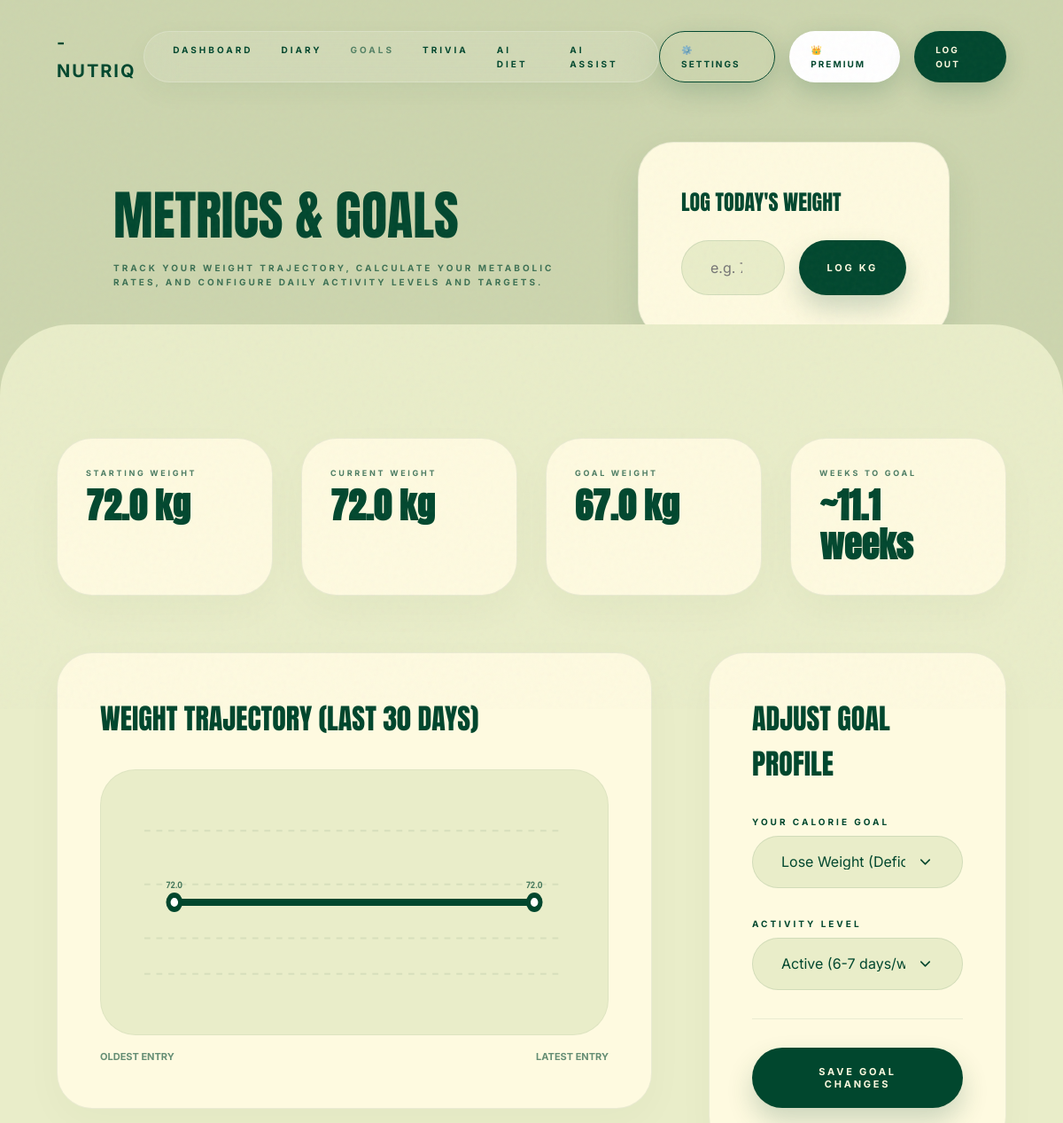
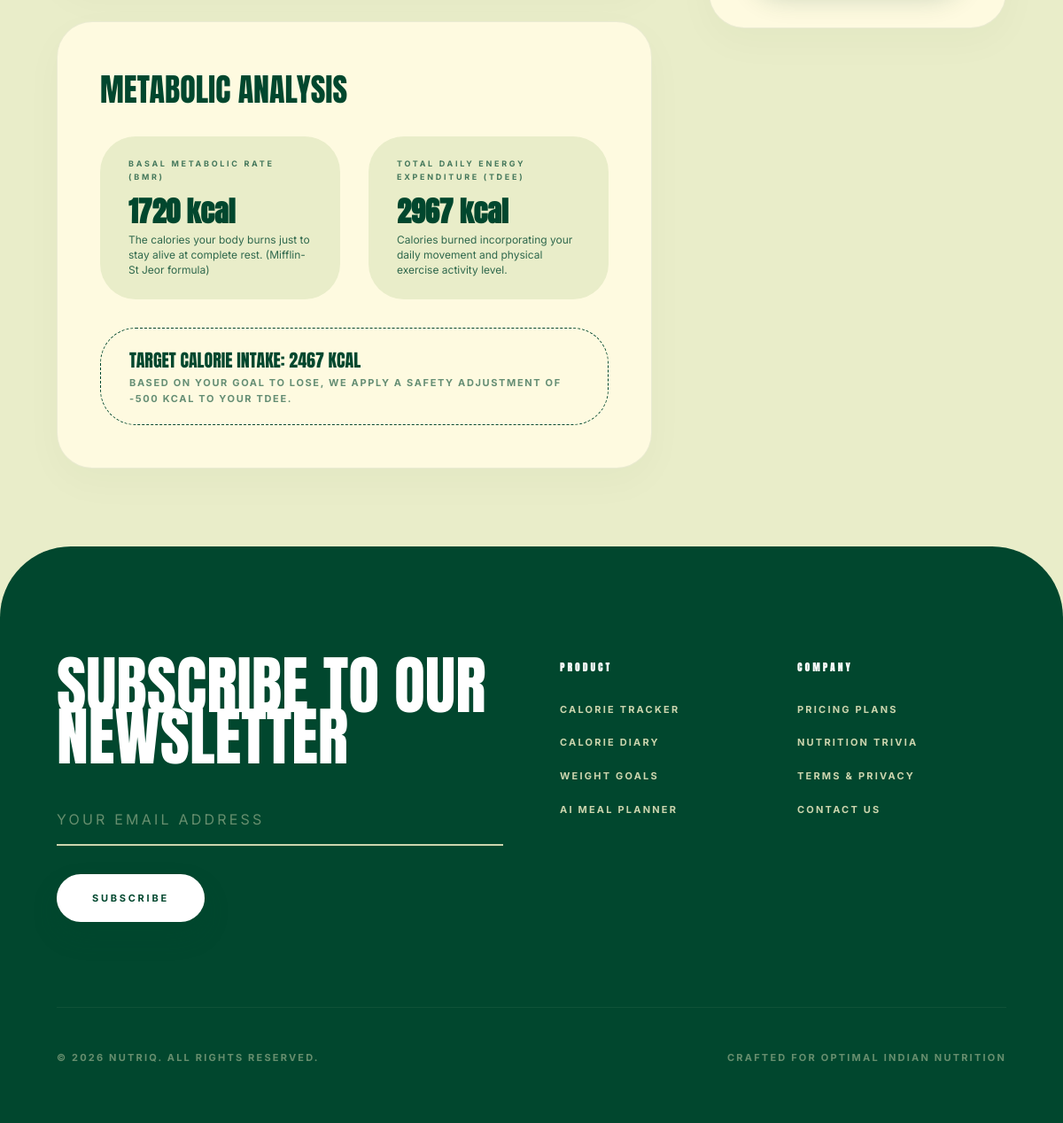
Screenshot of /goals/ (signed in) with the database file from the repository (2 pictures, top to bottom).
### app/models/user.py (models this page shows, shortened)
class User(UserMixin, db.Model):
    __tablename__ = 'users'
    id = db.Column(db.Integer, primary_key=True)
    name = db.Column(db.String(100), nullable=False)
    email = db.Column(db.String(120), unique=True, nullable=False, index=True)
    password_hash = db.Column(db.String(200), nullable=False)
    age = db.Column(db.Integer, nullable=False)
    gender = db.Column(db.String(10), nullable=False) # male/female/other
    height_cm = db.Column(db.Float, nullable=False)
    weight_kg = db.Column(db.Float, nullable=False)
    activity_level = db.Column(db.String(20), nullable=False) # sedentary/light/moderate/active
    goal = db.Column(db.String(20), nullable=False) # lose/maintain/gain
    dietary_pref = db.Column(db.String(20), nullable=False) # veg/nonveg/vegan/jain
    is_premium = db.Column(db.Boolean, default=False)
    reminder_time = db.Column(db.String(5), default="08:00") # Time formatted as HH:MM
    email_reminders = db.Column(db.Boolean, default=True) # Toggle reminders on/off
    created_at = db.Column(db.DateTime, default=datetime.utcnow)
    food_logs = db.relationship('FoodLog', backref='user', lazy=True, cascade="all, delete-orphan")
    diet_plans = db.relationship('DietPlan', backref='user', lazy=True, cascade="all, delete-orphan")
    subscriptions = db.relationship('Subscription', backref='user', lazy=True, cascade="all, delete-orphan")
    weight_logs = db.relationship('WeightLog', backref='user', lazy=True, cascade="all, delete-orphan")
    def calculate_bmr(self):
        if self.gender.lower() == 'male':
            s = 5
        elif self.gender.lower() == 'female':
            s = -161
        else:
            s = -78
        return (10 * self.weight_kg) + (6.25 * self.height_cm) - (5 * self.age) + s
    def calculate_tdee(self):
        bmr = self.calculate_bmr()
        multipliers = {
            'sedentary': 1.2,
            'light': 1.375,
            'moderate': 1.55,
            'active': 1.725
        }
        multiplier = multipliers.get(self.activity_level.lower(), 1.2)
        return bmr * multiplier
    def daily_calorie_target(self):
        tdee = self.calculate_tdee()
        if self.goal.lower() == 'lose':
            target = tdee - 500
        elif self.goal.lower() == 'gain':
            target = tdee + 500
        else:
            target = tdee
        return max(1200, int(round(target)))

### app/routes/goals.py (the view)
@goals_bp.route('/', methods=['GET'])
@login_required
def index():
    w_logs = WeightLog.query.filter_by(user_id=current_user.id).order_by(WeightLog.logged_at.desc()).limit(30).all()
    w_logs.reverse() # Sort chronologically
    current_weight = current_user.weight_kg
    starting_weight = current_user.weight_kg
    if w_logs:
        starting_weight = w_logs[0].weight_kg
        current_weight = w_logs[-1].weight_kg
    pass
    svg_points = ""
    svg_dots = []
    if len(w_logs) > 1:
        min_w = min(l.weight_kg for l in w_logs) - 1
        max_w = max(l.weight_kg for l in w_logs) + 1
        w_range = max_w - min_w
        num_logs = len(w_logs)
        points_list = []
        for idx, log in enumerate(w_logs):
            x = 30 + (idx * (240 / (num_logs - 1)))
            y = 80 - ((log.weight_kg - min_w) / w_range) * 60
            points_list.append(f"{x},{y}")
            svg_dots.append({
                "x": x,
                "y": y,
                "val": round(log.weight_kg, 1),
                "date": log.logged_at.strftime("%d %b")
            })
        svg_points = " ".join(points_list)
    else:
        baseline_weight = w_logs[0].weight_kg if w_logs else current_user.weight_kg
        svg_points = "30,50 270,50"
        svg_dots = [
            {"x": 30, "y": 50, "val": round(baseline_weight, 1), "date": "Start"},
            {"x": 270, "y": 50, "val": round(baseline_weight, 1), "date": "Today"}
        ]
    bmr = current_user.calculate_bmr()
    tdee = current_user.calculate_tdee()
    target_calories = current_user.daily_calorie_target()
    goal_weight = request.args.get('goal_weight')
    if goal_weight:
        try:
            goal_weight = float(goal_weight)
        except:
            goal_weight = None
    if not goal_weight:
        if current_user.goal == 'lose':
            goal_weight = current_user.weight_kg - 5
        elif current_user.goal == 'gain':
            goal_weight = current_user.weight_kg + 5
        else:
            goal_weight = current_user.weight_kg
    weeks_to_goal = 0
    if current_user.goal != 'maintain' and goal_weight != current_weight:
        weight_diff = abs(current_weight - goal_weight)
        weeks_to_goal = round(weight_diff / 0.45, 1)
    return render_template(
        'goals/index.html',
        current_weight=round(current_weight, 1),
        starting_weight=round(starting_weight, 1),
        goal_weight=round(goal_weight, 1),
        weeks_to_goal=weeks_to_goal,
        bmr=int(bmr),
        tdee=int(tdee),
        target_calories=target_calories,
        svg_points=svg_points,
        svg_dots=svg_dots,
        w_logs=w_logs
    )

### app/templates/goals/index.html (shortened to what this page needs)
{% extends 'base.html' %}
{% block content %}
<div class="hero flex-center" style="background-color: var(--color-sage); min-height: 45vh; height: auto; padding-top: 10rem; padding-bottom: 4rem;">
    <div class="container" style="padding: 0 4rem; display: grid; grid-template-columns: 3fr 2fr; gap: 4rem; align-items: center;">
        <div>
            <h1 style="font-size: 5vw; line-height: 0.9; margin-bottom: 1.5rem;">METRICS & GOALS</h1>
            <p class="label-uppercase" style="opacity: 0.7; max-width: 500px; margin-bottom: 0;">
                Track your weight trajectory, calculate your metabolic rates, and configure daily activity levels and targets.
            </p>
        </div>
        <div class="db-panel" style="margin-bottom: 0; box-shadow: 0 20px 40px rgba(1, 71, 46, 0.1);">
            <h3 style="font-size: 1.5rem; margin-bottom: 1.5rem;">LOG TODAY'S WEIGHT</h3>
            <form action="{{ url_for('goals.log_weight') }}" method="POST">
                <div class="form-group" style="display: flex; gap: 1rem; margin-bottom: 0;">
                    <input type="number" step="0.1" name="weight_kg" class="form-input" placeholder="e.g. 72.5" style="border-radius: 5rem;" min="10" max="500" required>
                    <button type="submit" class="btn-premium" style="padding: 1rem 2rem; white-space: nowrap;">LOG kg</button>
                </div>
            </form>
        </div>
    </div>
</div>
<div class="section-wrapper section-olive">
    <div class="container">
        <div style="display: grid; grid-template-columns: repeat(4, 1fr); gap: 2rem; margin-bottom: 4rem;">
            <div class="db-panel" style="margin-bottom: 0; padding: 2rem;">
                <span class="label-uppercase" style="font-size: 9px; opacity: 0.7;">Starting Weight</span>
                <strong style="font-size: 2.5rem; font-family: var(--font-display); line-height: 1;">{{ starting_weight }} kg</strong>
            </div>
            <div class="db-panel" style="margin-bottom: 0; padding: 2rem;">
                <span class="label-uppercase" style="font-size: 9px; opacity: 0.7;">Current Weight</span>
                <strong style="font-size: 2.5rem; font-family: var(--font-display); line-height: 1;">{{ current_weight }} kg</strong>
            </div>
            <div class="db-panel" style="margin-bottom: 0; padding: 2rem;">
                <span class="label-uppercase" style="font-size: 9px; opacity: 0.7;">Goal Weight</span>
                <strong style="font-size: 2.5rem; font-family: var(--font-display); line-height: 1;">{{ goal_weight }} kg</strong>
            </div>
            <div class="db-panel" style="margin-bottom: 0; padding: 2rem;">
                <span class="label-uppercase" style="font-size: 9px; opacity: 0.7;">Weeks to Goal</span>
                {% if weeks_to_goal > 0 %}
                    <strong style="font-size: 2.5rem; font-family: var(--font-display); line-height: 1;">~{{ weeks_to_goal }} weeks</strong>
                {% else %}
                    <strong style="font-size: 2.5rem; font-family: var(--font-display); line-height: 1;">Reaching!</strong>
                {% endif %}
            </div>
        </div>
        <div class="dashboard-grid">
            <div>
                <div class="db-panel">
                    <h3 style="font-size: 2rem; margin-bottom: 2rem;">Weight Trajectory (Last 30 Days)</h3>
                    <div class="svg-chart-wrapper" style="height: 300px; padding: 3rem 2rem;">
                        <svg width="100%" height="100%" viewBox="0 0 300 100" preserveAspectRatio="none">
                            <line x1="10" y1="10" x2="290" y2="10" class="svg-grid-line" />
                            <line x1="10" y1="40" x2="290" y2="40" class="svg-grid-line" />
                            <line x1="10" y1="70" x2="290" y2="70" class="svg-grid-line" />
                            <line x1="10" y1="90" x2="290" y2="90" class="svg-grid-line" />
                            {% if svg_points %}
                                <path d="M {{ svg_points }}" class="svg-line" stroke-width="2.5" />
                                {% for dot in svg_dots %}
                                    <circle cx="{{ dot.x }}" cy="{{ dot.y }}" r="4" class="svg-dot" />
                                    <text x="{{ dot.x }}" y="{{ dot.y - 8 }}" class="svg-lbl" text-anchor="middle" style="font-size: 5px;">{{ dot.val }}</text>
                                {% endfor %}
                            {% endif %}
                        </svg>
                    </div>
                    <div style="display: flex; justify-content: space-between; font-size: 11px; font-weight: 700; margin-top: 1rem; text-transform: uppercase; opacity: 0.6;">
                        <span>Oldest Entry</span>
                        <span>Latest Entry</span>
                    </div>
                </div>
                <div class="db-panel">
                    <h3 style="font-size: 2.25rem; margin-bottom: 1.5rem;">Metabolic Analysis</h3>
                    <div style="display: grid; grid-template-columns: 1fr 1fr; gap: 2rem; margin-bottom: 2rem;">
                        <div class="log-item" style="flex-direction: column; align-items: flex-start; padding: 1.5rem 2rem;">
                            <span class="label-uppercase" style="font-size: 9px; opacity: 0.7;">Basal Metabolic Rate (BMR)</span>
                            <strong style="font-size: 2rem; font-family: var(--font-display); line-height: 1; margin: 0.5rem 0;">{{ bmr }} kcal</strong>
                            <p style="font-size: 12px; opacity: 0.8; line-height: 1.4;">The calories your body burns just to stay alive at complete rest. (Mifflin-St Jeor formula)</p>
                        </div>
                        <div class="log-item" style="flex-direction: column; align-items: flex-start; padding: 1.5rem 2rem;">
                            <span class="label-uppercase" style="font-size: 9px; opacity: 0.7;">Total Daily Energy Expenditure (TDEE)</span>
                            <strong style="font-size: 2rem; font-family: var(--font-display); line-height: 1; margin: 0.5rem 0;">{{ tdee }} kcal</strong>
                            <p style="font-size: 12px; opacity: 0.8; line-height: 1.4;">Calories burned incorporating your daily movement and physical exercise activity level.</p>
                        </div>
                    </div>
                    <div class="log-item" style="background-color: var(--color-cream); border: 1px dashed var(--color-forest);">
                        <div class="log-item-details">
                            <h4>Target Calorie Intake: {{ target_calories }} kcal</h4>
                            <p>Based on your goal to <strong>{{ current_user.goal.upper() }}</strong>, we apply a safety adjustment of
                            {% if current_user.goal == 'lose' %}-500 kcal{% elif current_user.goal == 'gain' %}+500 kcal{% else %}0 kcal{% endif %} to your TDEE.</p>
                        </div>
                    </div>
                </div>
            </div>
            <div>
                <div class="db-panel">
                    <h3 style="font-size: 2rem; margin-bottom: 2rem;">Adjust Goal Profile</h3>
                    <form action="{{ url_for('goals.update_goals') }}" method="POST">
                        <div class="form-group">
                            <label class="label-uppercase" for="goal">Your Calorie Goal</label>
                            <select name="goal" id="goal" class="form-input" required>
                                <option value="lose" {% if current_user.goal == 'lose' %}selected{% endif %}>Lose Weight (Deficit)</option>
                            </select>
                        </div>
                        <div class="form-group">
                            <label class="label-uppercase" for="activity_level">Activity level</label>
                            <select name="activity_level" id="activity_level" class="form-input" required>
                                <option value="active" {% if current_user.activity_level == 'active' %}selected{% endif %}>Active (6-7 days/week)</option>
                            </select>
                        </div>
                        <div style="border-top: 1px solid rgba(1, 71, 46, 0.08); padding-top: 2rem; margin-top: 2rem;">
                            <button type="submit" class="btn-premium" style="width: 100%;">SAVE GOAL CHANGES</button>
                        </div>
                    </form>
                </div>
            </div>
        </div>
    </div>
</div>
{% endblock %}

### rows the page displays
User: goal "LOSE", goal "Lose Weight (Deficit)", activity_level "Active (6-7 days/week)"

### other values shown
{{ starting_weight }} "72.0"
{{ current_weight }} "72.0"
{{ goal_weight }} "67.0"
{{ weeks_to_goal }} "11.1"
{{ dot.val }} "72.0" "72.0"
{{ bmr }} "1720"
{{ tdee }} "2967"
{{ target_calories }} "2467"
